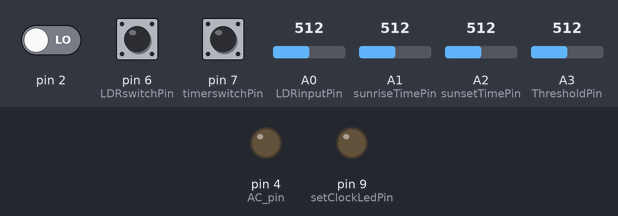
This sketch was run on a simulated Arduino Uno, built with avr-gcc and run on an emulated ATmega328P. Shown: output pins drawn as LEDs (lit = HIGH). The inputs (shaded band) are chosen by the test bench; at power-on: pin 2 LOW, pin 6 (LDRswitchPin) LOW, pin 7 (timerswitchPin) LOW, A0 (LDRinputPin) = 512, A1 (sunriseTimePin) = 512, A2 (sunsetTimePin) = 512, A3 (ThresholdPin) = 512. The local clock reads 2024-03-15 10:24:30 at power-on unless the sketch sets it; what the sketch prints to the serial monitor is not drawn.

Above: at 1.2 s.
1.3 s: pin 2 driven HIGH
At 2.0 s:
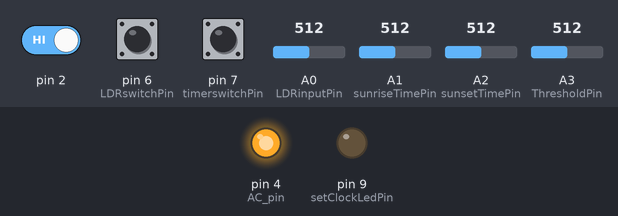
2.8 s: pin 6 (LDRswitchPin) pulled HIGH for 1 s
5.3 s: pin 7 (timerswitchPin) pulled HIGH for 1 s
Timing chart, 0 to 8.3 s (numbered marks = the images above; inputs shaded):
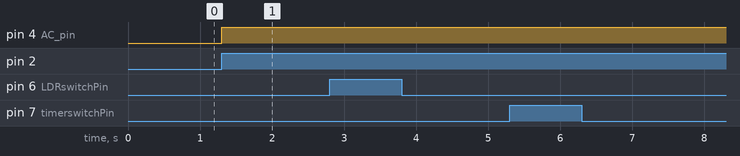

The sketch:

SmartSun_V9.ino
```cpp
/* Based on:
- AC Light Control  Updated by Robert Twomey

 Changed zero-crossing detection to look for RISING edge rather
 than falling.  (originally it was only chopping the negative half
 of the AC wave form).

 Also changed the dim_check() to turn on the Triac, leaving it on
 until the zero_cross_detect() turn's it off.

 Adapted from sketch by Ryan McLaughlin
 http://www.arduino.cc/cgi-bin/yabb2/YaBB.pl?num=1230333861/30

- Tiny RTC I2C Module to control the real time


V9.0: Includes:
  - Adaptation to the Arduino Mini Pro board
  - Turn the light off when a given threshold is readed in a analog input pin
  - Switch for on/off the light sensor (LDR) functionality
  - Switch for on/off the timer functionality
  - Read the sunrise and sunset time from potentiometers

// To include....
   //- Switch for set the clock time to 12:00h after pressing 3 seconds
   //- Implement the dim control using the actual hour and using the lectures for sunrise and sunset

*/


////////////////////////////////////////////////////////////////////////////////////////////////////////////////
// Libraries invocations
////////////////////////////////////////////////////////////////////////////////////////////////////////////////
#include  <TimerOne.h>          // Avaiable from http://www.arduino.cc/playground/Code/Timer1
#include <Wire.h>  // Incluye la librería Wire
#include "RTClib.h" // Incluye la librería RTClib

RTC_DS1307 RTC; // Crea el objeto RTC

////////////////////////////////////////////////////////////////////////////////////////////////////////////////
// Pin definitions
////////////////////////////////////////////////////////////////////////////////////////////////////////////////

// A5 and A4 are for the RTC (SDL and SCA, respectively)
// Pin 2 is used to detect the interruption of the raising edge of the 220VAC signal

int AC_pin = 4;               // Output to Opto Triac
int LDRinputPin  = A0  ;      // Input from the LDR
int ThresholdPin = A3  ;      // Input from the LDR

int sunriseTimePin = A1  ;     // Input from the set-sunrise-time potentiometer
int sunsetTimePin  = A2  ;     // Input from the set-sunset-time potentiometer

int LDRswitchPin    = 6 ;      // Pin for the digital input to enable the light sensor
int timerswitchPin  = 7;       // Pin for the digital input to enable the timer to control the light level
int setClockTimePin = 8;       // Pin for the digital input to set the clock time to 12:00h.
int setClockLedPin  = 9;       // Pin for the digital output to blink the led after setting time.

////////////////////////////////////////////////////////////////////////////////////////////////////////////////
// Variable definitions
////////////////////////////////////////////////////////////////////////////////////////////////////////////////

volatile int i=0;               // Variable to use as a counter
volatile boolean zero_cross=0;  // Boolean to store a "switch" to tell us if we have crossed zero

int dim = 0;                    // Dimming level (0-128)  0 = on, 128 = 0ff

int freqStep = 167;    // This is the delay-per-brightness step in microseconds.
// It is calculated based on the frequency of your voltage supply (50Hz)
// and the number of brightness steps you want.
//
// The only tricky part is that the chopper circuit chops the AC wave twice per
// cycle, once on the positive half and once at the negative half. This meeans
// the chopping happens at 120Hz for a 60Hz supply or 100Hz for a 50Hz supply.

// To calculate freqStep you divide the length of one full half-wave of the power
// cycle (in microseconds) by the number of brightness steps.
//
// (1000000 uS / 100 Hz) / 60 brightness steps = 167 uS / brightness step
//
// 1000000 us / 100 Hz = 10000 uS, length of one half-wave.


//LDR sensor variables
int LDRswitchValue;
int LDRinputValue;
int threshold;

//timer variables
int timerswitchValue;
int sunriseTime;
int sunsetTime;

int seconds;
int minutes;
int hours;
int minutes_from_midnight;

// for the millis
long millis_waiting_time = 1000; // interval to change the dimming level
unsigned long currentMillis;
unsigned long previousMillis;


void zero_cross_detect() {
  zero_cross = true;               // set the boolean to true to tell our dimming function that a zero cross has occured
  i=0;
  digitalWrite(AC_pin, LOW);       // turn off TRIAC (and AC)
}

// Turn on the TRIAC at the appropriate time
void dim_check() {
  if(zero_cross == true) {
    if(i>=dim) {
      digitalWrite(AC_pin, HIGH); // turn on light
      i=0;  // reset time step counter
      zero_cross = false; //reset zero cross detection
    }
    else {
      i++; // increment time step counter
    }
  }
}

///////////////////// SETUP /////////////////////////////////

void setup() {                                      // Begin setup

// timer setup (including interruptions)
  // Use the TimerOne Library to attach an interrupt
  // to the function we use to check to see if it is
  // the right time to fire the triac.  This function
  // will now run every freqStep in microseconds.
  Serial.begin(9600); // Set data speed in the serial port
  Wire.begin(); // Set the wire communication
  RTC.begin(); // Set the RTC functionality

//  RTC.adjust(DateTime(__DATE__, __TIME__)); // Set the date according to the connected PC's time. Uncomment to set the clock after battery replacement.

  pinMode(AC_pin, OUTPUT);                          // Set the Triac pin as output
  attachInterrupt(0, zero_cross_detect, RISING);   // Attach an Interupt to Pin 2 (interupt 0) for Zero Cross Detection
  Timer1.initialize(freqStep);                      // Initialize TimerOne library for the freq we need
  Timer1.attachInterrupt(dim_check, freqStep);

//Digital I/O pin modes
  pinMode(AC_pin, OUTPUT);               // Pin for turning ON/OFF the Triac.
  pinMode(LDRswitchPin, INPUT);          // Pin to enable the light sensor
  pinMode(timerswitchPin, INPUT);        // Pin to enable the timer to control the light level
  pinMode(setClockTimePin, INPUT);       // Pin to set the clock time to 12:00h.
  pinMode(setClockLedPin, OUTPUT);       // Pin to blink the led after setting time.


}

///////////////////// LOOP /////////////////////////////////

void loop() {

  currentMillis = millis(); // Get current mseconds from millis

  DateTime now = RTC.now(); // Get current date from RTC


  // read the value from the LDR sensor ON/OFF switch:
  LDRswitchValue = digitalRead(LDRswitchPin);
  // read the value from the timer ON/OFF switch
  timerswitchValue = digitalRead(timerswitchPin);
  // read the value from the sensor:
  LDRinputValue = analogRead(LDRinputPin);
  // read the value from the threshold potentiometer
  threshold = analogRead(ThresholdPin);
  // read the value from the sunrise time potentiometer
  sunriseTime = analogRead(sunriseTimePin);
  // read the value from the sunset time potentiometer
  sunsetTime = analogRead(sunsetTimePin);


   // auxiliar variables
    seconds=now.second();
    minutes=now.minute();
    hours=now.hour();
    minutes_from_midnight=minutes+hours*60;


  // Temporized stuff using millis()
  if(currentMillis - previousMillis > millis_waiting_time){
     // guardar el ultimo instante en el que se movio el servo
     previousMillis = currentMillis;

/*    Serial.print("LDR Sensor control enabled? ");
    Serial.print(LDRswitchValue);
    Serial.println();
    Serial.print("timer control enabled? ");
    Serial.print(timerswitchValue);
    Serial.println();
*/
    // Printing to serial port date
    Serial.println();
    Serial.print("Time: ");
    Serial.print(now.hour(), DEC);
    Serial.print(':');
    Serial.print(now.minute(), DEC);
    Serial.print(':');
    Serial.print(now.second(), DEC);
    Serial.println();


    Serial.print("Sunrise time: ");
    Serial.print(sunriseTime);
    Serial.print("            Sunset time: ");
    Serial.print(sunsetTime);
    Serial.println();
    Serial.print("Minutes from midnight:  ");
    Serial.print(minutes_from_midnight);
    Serial.println();


  ////////////////////////////////
  // LDR control
  ////////////////////////////////

    // at first the light is fully ON
//    dim=0;

    // when the sensor functionality is ON
    if(LDRswitchValue==HIGH){
      Serial.print("LDR control enabled");
      Serial.println();

//      dim=0;

      //send data to serial port
      Serial.print("LDR input value: ");
      Serial.print(LDRinputValue);
      Serial.println();
      Serial.print("Threshold value: ");
      Serial.print(threshold);
      Serial.println();

      // Turn the light off when thresold is reached
      if(LDRinputValue>=threshold){
//        digitalWrite(AC_pin, LOW);
        dim=59; // turn off light
//        Serial.print("Threshold reached. Turn OFF light,");
//        Serial.println();
      }
      else {// else if threshold is not reached, use the timer control or turn it on

//        Serial.print("Threshold not reached. Use the timer if enabled");
//        Serial.println();

        // If timer is enabled
        if(timerswitchValue==HIGH){
          Serial.print("Timer control enabled: ");

         ////////////////////////////////
         // Daytime Light level control
         ////////////////////////////////
           ///// Playing with a 4 minutes day
         // starting the sunrise at minute 0
         if(((minutes%4)==0)){
           Serial.print("   Mode: SUNRISE ");
           dim=(59-seconds);
           }
           //keeping the maximum light in the minute 1
         if(((minutes%4)==1)){
           Serial.print("   Mode: DAY ");
           dim=0;
           }
         // starting the sunset at minute 2
         if(((minutes%4)==2)){
           Serial.print("   Mode: SUNSET ");
           dim=seconds;
         }
         // keeping the minimum light during minute 3
         if(((minutes%4)==3)){
           Serial.print("   Mode: NIGHT ");
           dim=59;
         }

       } // end if the timer switch is ON
       else{ // end if the timer switch is ON turn ON the light
          dim=0;
       }

     } // end else if not threshold is reached


   }  // end when the sensor functionality is ON
   else{  // else when the sensor functionality is OFF
      Serial.print("LDR control disabled");
      Serial.println();
//      dim=59;
//      digitalWrite(AC_pin, LOW); // turn OFF the light____ DO NOT WORK CAUSE IN BECAUSE INTERRUPTS

     //     else when the sensor functionality is ON we can also control the
     //   light with the timer.


       // If timer is enabled
       if(timerswitchValue==HIGH){
         Serial.print("Timer control enabled");

         ////////////////////////////////
         // Daytime Light level control
         ////////////////////////////////
           ///// Playing with a 4 minutes day
         // starting the sunrise at minute 0
         if(((minutes%4)==0)){
           Serial.print("   Mode: SUNRISE ");
           dim=(59-seconds);
           }
           //keeping the maximum light in the minute 1
         if(((minutes%4)==1)){
           Serial.print("   Mode: DAY ");
           dim=0;
           }
         // starting the sunset at minute 2
         if(((minutes%4)==2)){
           Serial.print("   Mode: SUNSET ");
           dim=seconds;
         }
         // keeping the minimum light during minute 3
         if(((minutes%4)==3)){
           Serial.print("   Mode: NIGHT ");
           dim=59;
         }

      } // end if the timer switch is ON
      else{ // end if the timer switch is OFF and the LDR sensor is OFF turn ON the light
         Serial.print(" Timer control disabled");
         Serial.println();
          dim=0;
      }


//    dim=0;

    }  // end when the sensor functionality is OFF


    Serial.println();

  } // end of the millis() condition

//  delay(1000);

}  /////////////////////// END LOOP ///////////////////////
```

Measured:
- after the input at 1.3 s, pin 4 (AC_pin): LOW → HIGH at once
- after the input at 2.8 s, every drawn part: stays the same
- after the input at 5.3 s, every drawn part: stays the same
